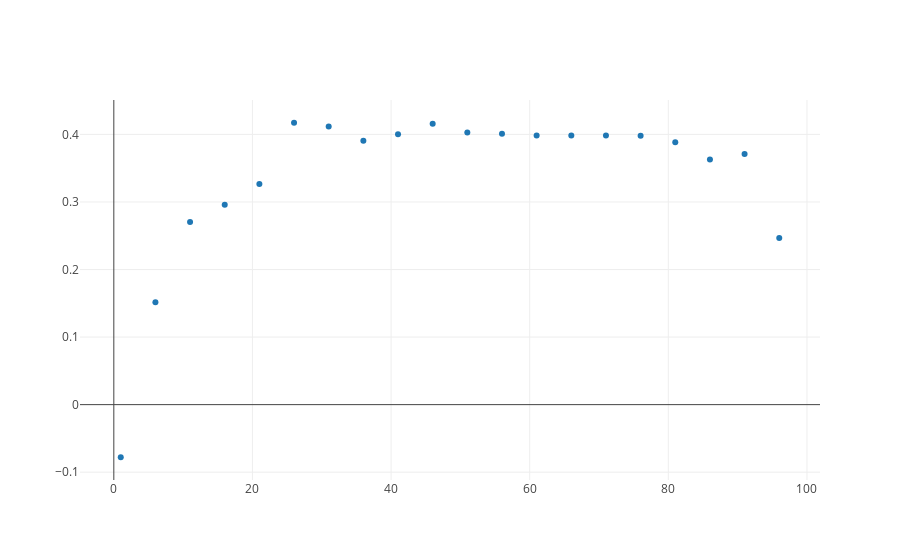

Source (notebook cell):
### Code cell
from graph import trace_values, plot
trace = trace_values(wrapped_scores[:, 0], wrapped_scores[:, 1])
plot([trace])

### Figure 1 — Plotly figure (JSON) as saved in the notebook; plotly's stock layout.template omitted (floating-point values rounded to 4 significant figures)
{"data": [{"mode": "markers", "name": "data", "text": [], "type": "scatter", "uid": "b2c9efd1-4888-4c71-ad29-0260f253d23b", "x": [1, 6, 11, 16, 21, 26, 31, 36, 41, 46, 51, 56, 61, 66, 71, 76, 81, 86, 91, 96], "y": [-0.0779, 0.1515, 0.2704, 0.2959, 0.3265, 0.4173, 0.4118, 0.3908, 0.4003, 0.4159, 0.403, 0.4008, 0.3982, 0.3982, 0.3982, 0.398, 0.3884, 0.3628, 0.3711, 0.2467]}], "layout": {"autosize": true, "xaxis": {"autorange": true, "range": [-4.96, 102.0], "type": "linear"}, "yaxis": {"autorange": true, "range": [-0.1142, 0.4536], "type": "linear"}}}
